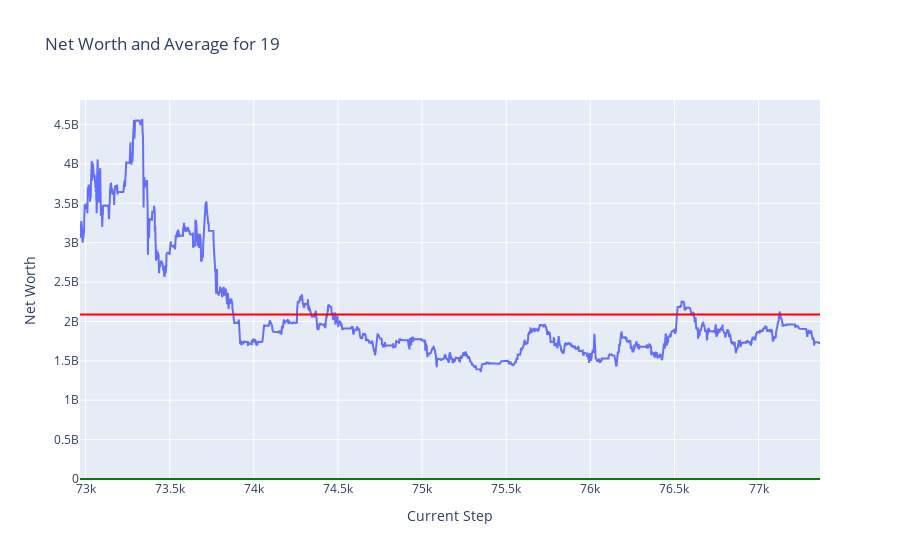

Notebook code for this chart:
### Code cell
plot_token_data(df = train_hist_df, token = token)

### Figure 1 — Plotly figure (JSON) as saved in the notebook; plotly's stock layout.template omitted (floating-point values rounded to 4 significant figures; data arrays with more than 128 entries replaced by an {"elided": "..."} marker saying what was removed)
{"data": [{"mode": "lines", "name": "Net Worth", "type": "scatter", "x": {"elided": "4399 int values"}, "y": {"elided": "4399 float values"}}], "layout": {"shapes": [{"line": {"color": "green"}, "name": "Net Worth = 1000", "type": "line", "x0": 0, "x1": 1, "xref": "x domain", "y0": 1000, "y1": 1000, "yref": "y"}, {"line": {"color": "red"}, "name": "Average Net Worth = 2089809652.10", "type": "line", "x0": 0, "x1": 1, "xref": "x domain", "y0": 2090000000.0, "y1": 2090000000.0, "yref": "y"}], "title": {"text": "Net Worth and Average for 19"}, "xaxis": {"title": {"text": "Current Step"}}, "yaxis": {"title": {"text": "Net Worth"}}}}
